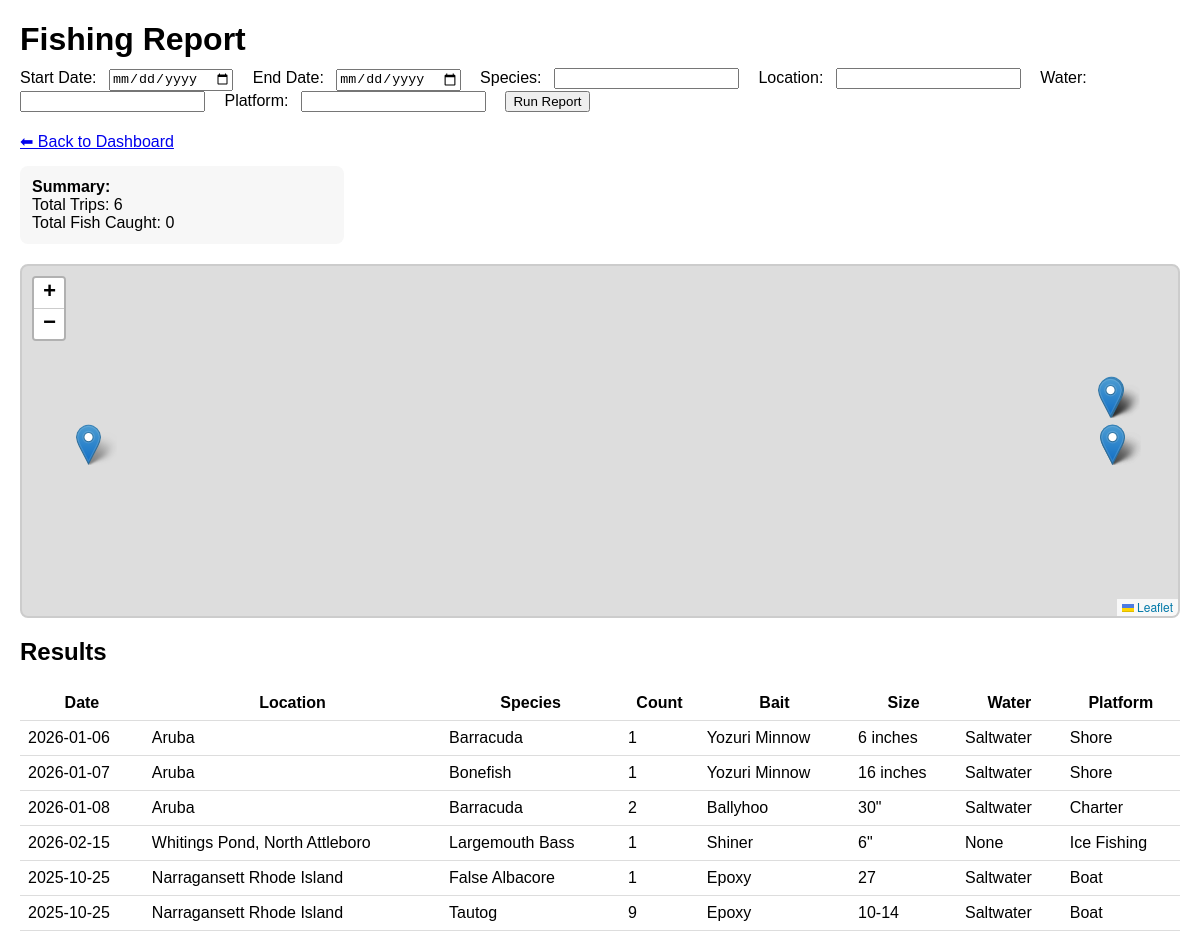
Page /report (signed in) on the committed database.
### tables this page shows
CREATE TABLE observations (
    id INTEGER PRIMARY KEY AUTOINCREMENT,
    date DATE NOT NULL,
    location TEXT NOT NULL,
    species TEXT NOT NULL,
    count INTEGER CHECK(count >= 0),
    bait TEXT
, size TEXT, water TEXT, platform TEXT, comments TEXT, image TEXT, lat REAL, lng REAL);

### app.py (the view)
        def decorated_view(*args, **kwargs):
            if not current_user.is_authenticated:
                return login_manager.unauthorized()
            if current_user.role not in [role, "admin"]:
                abort(403)
            return fn(*args, **kwargs)

### app.py (called while the page is built)
def get_user_connection():
    conn = sqlite3.connect("mydatabase.db")
    conn.row_factory = sqlite3.Row
    return conn

@login_manager.user_loader
def load_user(user_id):
    return User.get(user_id)

def role_required(role):
    def wrapper(fn):
        def decorated_view(*args, **kwargs):
            if not current_user.is_authenticated:
                return login_manager.unauthorized()
            if current_user.role not in [role, "admin"]:
                abort(403)
            return fn(*args, **kwargs)
        decorated_view.__name__ = fn.__name__
        return decorated_view
    return wrapper

def get_db_connection():
    conn = sqlite3.connect("mydatabase.db")
    conn.row_factory = sqlite3.Row
    return conn

    @staticmethod
    def get(user_id):
        conn = get_user_connection()
        row = conn.execute(
            "SELECT * FROM users WHERE id = ?", (user_id,)
        ).fetchone()
        conn.close()
        if row:
            return User(row["id"], row["username"], row["password_hash"], row["role"])
        return None

### templates/report.html (shortened to what this page needs)
<!DOCTYPE html>
<html>
<head>
    <link rel="stylesheet" href="https://unpkg.com/leaflet/dist/leaflet.css">
</head>
<body>
<h1>Fishing Report</h1>
<form method="get" action="/report">
    <label>Start Date:</label>
    <input type="date" name="start" value="{{ request.args.get('start','') }}">
    <label>End Date:</label>
    <input type="date" name="end" value="{{ request.args.get('end','') }}">
    <label>Species:</label>
    <input type="text" name="species" value="{{ request.args.get('species','') }}">
    <label>Location:</label>
    <input type="text" name="location" value="{{ request.args.get('location','') }}">
    <label>Water:</label>
    <input type="text" name="water" value="{{ request.args.get('water','') }}">
    <label>Platform:</label>
    <input type="text" name="platform" value="{{ request.args.get('platform','') }}">
    <button type="submit">Run Report</button>
</form>
<a href="/">⬅ Back to Dashboard</a>
<div class="stats-box">
    <strong>Summary:</strong><br>
    Total Trips: {{ rows|length }}<br>
    {% set total_fish = 0 %}
    {% for r in rows %}
        {% if r.count %}
            {% set total_fish = total_fish + r.count|int %}
        {% endif %}
    {% endfor %}
    Total Fish Caught: {{ total_fish }}<br>
</div>
<div id="map"></div>
<h2>Results</h2>
<table>
    <tr>
        <th>Date</th>
        <th>Location</th>
        <th>Species</th>
        <th>Count</th>
        <th>Bait</th>
        <th>Size</th>
        <th>Water</th>
        <th>Platform</th>
    </tr>
    {% for row in rows %}
    <tr>
        <td>{{ row.date }}</td>
        <td>{{ row.location }}</td>
        <td>{{ row.species }}</td>
        <td>{{ row.count }}</td>
        <td>{{ row.bait }}</td>
        <td>{{ row.size }}</td>
        <td>{{ row.water }}</td>
        <td>{{ row.platform }}</td>
    </tr>
    {% endfor %}
</table>
</body>
</html>

### templates/report.html (style rules this page uses)
body { font-family: Arial, sans-serif; margin: 20px; }
h1 { margin-bottom: 10px; }
form { margin-bottom: 20px; }
label { margin-right: 8px; }
input, select { margin-right: 15px; }
#map { height: 350px; border: 2px solid #ccc; border-radius: 8px; margin-top: 20px; margin-bottom: 20px; }
table { width: 100%; border-collapse: collapse; margin-top: 15px; }
th, td { padding: 8px; border-bottom: 1px solid #ddd; }
.stats-box { background: #f7f7f7; padding: 12px; border-radius: 8px; margin-top: 15px; width: 300px; }

### rows in the picture
observations: date "2026-01-06", location "Aruba", species "Barracuda", count "1", bait "Yozuri Minnow", size "6 inches", water "Saltwater", platform "Shore"
observations: date "2026-01-07", location "Aruba", species "Bonefish", count "1", bait "Yozuri Minnow", size "16 inches", water "Saltwater", platform "Shore"
observations: date "2026-01-08", location "Aruba", species "Barracuda", count "2", bait "Ballyhoo", size "30\"", water "Saltwater", platform "Charter"
observations: date "2026-02-15", location "Whitings Pond, North Attleboro", species "Largemouth Bass", count "1", bait "Shiner", size "6\"", water "None", platform "Ice Fishing"
observations: date "2025-10-25", location "Narragansett Rhode Island", species "False Albacore", count "1", bait "Epoxy", size "27", water "Saltwater", platform "Boat"
observations: date "2025-10-25", location "Narragansett Rhode Island", species "Tautog", count "9", bait "Epoxy", size "10-14", water "Saltwater", platform "Boat"

### other values in the picture
{{ rows|length }} "6"
{{ total_fish }} "0"
